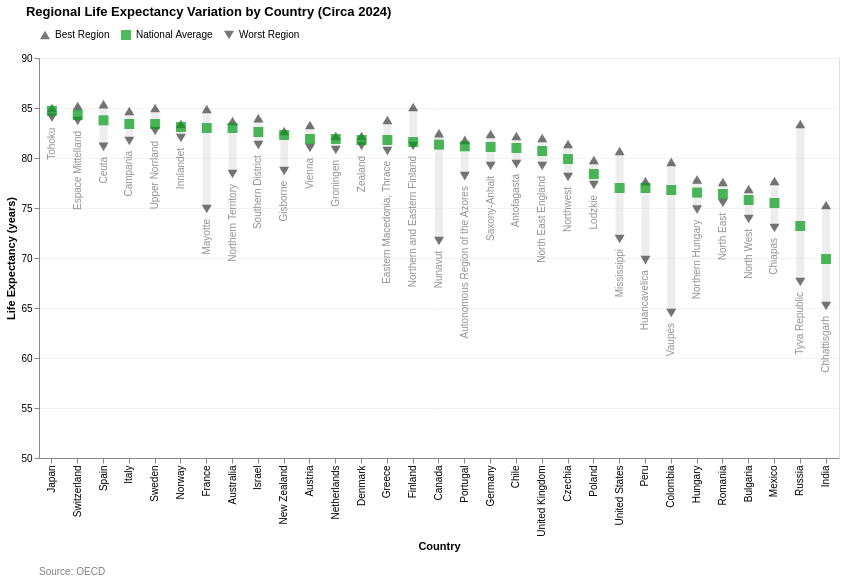

Notebook code cell kept with this figure:
### Code cell
all_points_data = all_points_data[~all_points_data['Country'].isin(['China (People’s Republic of)', 'Türkiye'])].copy()

all_points_data['WorstRegionName'] = all_points_data.apply(
    lambda row: row['Region name'] if row['Type'] == 'Worst Region' else None,
    axis=1
)
all_points_data['WorstRegionName'] = all_points_data['WorstRegionName'].astype(str)
country_order = national_data.sort_values('OBS_VALUE', ascending=False)['Reference area'].tolist()
chart_life_ine = create_regional_variation_chart_no_norm(
    all_points_data, 
    country_order, 
    average_color=PRESETS['health-life-expectancy']['color'], 
    chart_title="Regional Life Expectancy Variation by Country (Circa 2024)", 
    scale_domain=[50,90],
    y_title="Life Expectancy (years)")
chart_life_ine

### Figure 1 — Vega-Lite specification as saved in the notebook (floating-point values rounded to 4 significant figures)
{"config": {"view": {"continuousWidth": 300, "continuousHeight": 300}}, "vconcat": [{"layer": [{"data": {"name": "data-2715486e319685206d49b8ce7688c80a"}, "mark": {"type": "rule", "opacity": 0.4, "stroke": "lightgray", "strokeWidth": 8}, "encoding": {"tooltip": [{"field": "Country", "title": "Country", "type": "nominal"}, {"aggregate": "min", "field": "Value", "title": "Worst Region Deviation", "type": "quantitative"}, {"aggregate": "max", "field": "Value", "title": "Best Region Deviation", "type": "quantitative"}], "x": {"axis": {"gridColor": "#f3f1f1e1"}, "field": "Country", "sort": ["Japan", "Switzerland", "Spain", "Italy", "Sweden", "Norway", "France", "Australia", "Israel", "New Zealand", "Austria", "Netherlands", "Denmark", "Greece", "Finland", "Canada", "Portugal", "Germany", "Chile", "United Kingdom", "Czechia", "Poland", "Türkiye", "United States", "Peru", "Colombia", "Hungary", "Romania", "Bulgaria", "Mexico", "Russia", "India"], "title": "Country", "type": "nominal"}, "y": {"aggregate": "min", "axis": {"gridColor": "#f3f1f1e1"}, "field": "Value", "scale": {"domain": [50, 90]}, "type": "quantitative"}, "y2": {"aggregate": "max", "field": "Value"}}}, {"layer": [{"data": {"name": "data-bbbce42df3d0e92f1e3f46fed205ea36"}, "mark": {"type": "point", "filled": true, "size": 100}, "encoding": {"color": {"field": "Type", "legend": {"orient": "top"}, "scale": {"domain": ["Best Region", "National Average", "Worst Region"], "range": ["#3C3F3C", "#059C19", "#3C3F3C"]}, "title": "", "type": "nominal"}, "shape": {"field": "Type", "legend": {"orient": "top"}, "scale": {"domain": ["Best Region", "National Average", "Worst Region"], "range": ["triangle-up", "square", "triangle-down"]}, "title": "", "type": "nominal"}, "tooltip": [{"field": "Country", "type": "nominal"}, {"field": "Type", "type": "nominal"}, {"field": "Value", "type": "quantitative"}, {"field": "WorstRegionName", "title": "Worst Region Name", "type": "nominal"}], "x": {"axis": {"gridColor": "#f3f1f1e1"}, "field": "Country", "sort": ["Japan", "Switzerland", "Spain", "Italy", "Sweden", "Norway", "France", "Australia", "Israel", "New Zealand", "Austria", "Netherlands", "Denmark", "Greece", "Finland", "Canada", "Portugal", "Germany", "Chile", "United Kingdom", "Czechia", "Poland", "Türkiye", "United States", "Peru", "Colombia", "Hungary", "Romania", "Bulgaria", "Mexico", "Russia", "India"], "title": "Country", "type": "nominal"}, "y": {"field": "Value", "scale": {"domain": [50, 90]}, "title": "Life Expectancy (years)", "type": "quantitative"}}}, {"data": {"name": "data-5ad1c8614520bd64d9be8d42dc06eccf"}, "mark": {"type": "text", "align": "right", "angle": 270, "color": "#3C3F3C91", "dx": -10, "dy": 0, "fontSize": 10}, "encoding": {"text": {"field": "WorstRegionName", "type": "nominal"}, "x": {"field": "Country", "sort": ["Japan", "Switzerland", "Spain", "Italy", "Sweden", "Norway", "France", "Australia", "Israel", "New Zealand", "Austria", "Netherlands", "Denmark", "Greece", "Finland", "Canada", "Portugal", "Germany", "Chile", "United Kingdom", "Czechia", "Poland", "Türkiye", "United States", "Peru", "Colombia", "Hungary", "Romania", "Bulgaria", "Mexico", "Russia", "India"], "type": "nominal"}, "y": {"field": "Value", "type": "quantitative"}}}]}], "height": 400, "resolve": {"legend": {"color": "independent", "shape": "independent"}}, "title": {"text": "Regional Life Expectancy Variation by Country (Circa 2024)", "anchor": "start", "dx": 20, "offset": 10}, "width": 800}, {"data": {"name": "data-9de9b8125eee1bea1cb32d6ced1e9279"}, "mark": {"type": "text", "align": "left", "color": "gray", "dx": -400, "fontSize": 10}, "encoding": {"text": {"field": "source", "type": "nominal"}}, "height": 20, "width": 800}], "resolve": {"scale": {"color": "independent", "shape": "independent"}}, "spacing": 10, "$schema": "https://vega.github.io/schema/vega-lite/v5.20.1.json", "datasets": {"data-2715486e319685206d49b8ce7688c80a": [{"Country": "Australia", "Value": 78.4, "Region name": "Northern Territory", "Type": "Worst Region", "Reference area": NaN, "WorstRegionName": "Northern Territory"}, {"Country": "Austria", "Value": 81.0, "Region name": "Vienna", "Type": "Worst Region", "Reference area": NaN, "WorstRegionName": "Vienna"}, {"Country": "Bulgaria", "Value": 73.9, "Region name": "North West", "Type": "Worst Region", "Reference area": NaN, "WorstRegionName": "North West"}, {"Country": "Canada", "Value": 71.7, "Region name": "Nunavut", "Type": "Worst Region", "Reference area": NaN, "WorstRegionName": "Nunavut"}, {"Country": "Switzerland", "Value": 83.7, "Region name": "Espace Mittelland", "Type": "Worst Region", "Reference area": NaN, "WorstRegionName": "Espace Mittelland"}, {"Country": "Chile", "Value": 79.4, "Region name": "Antofagasta", "Type": "Worst Region", "Reference area": NaN, "WorstRegionName": "Antofagasta"}, {"Country": "Colombia", "Value": 64.5, "Region name": "Vaupés", "Type": "Worst Region", "Reference area": NaN, "WorstRegionName": "Vaupés"}, {"Country": "Czechia", "Value": 78.1, "Region name": "Northwest", "Type": "Worst Region", "Reference area": NaN, "WorstRegionName": "Northwest"}, {"Country": "Germany", "Value": 79.2, "Region name": "Saxony-Anhalt", "Type": "Worst Region", "Reference area": NaN, "WorstRegionName": "Saxony-Anhalt"}, {"Country": "Denmark", "Value": 81.2, "Region name": "Zealand", "Type": "Worst Region", "Reference area": NaN, "WorstRegionName": "Zealand"}, {"Country": "Spain", "Value": 81.11, "Region name": "Ceuta", "Type": "Worst Region", "Reference area": NaN, "WorstRegionName": "Ceuta"}, {"Country": "Finland", "Value": 81.2, "Region name": "Northern and Eastern Finland", "Type": "Worst Region", "Reference area": NaN, "WorstRegionName": "Northern and Eastern Finland"}, {"Country": "France", "Value": 74.9, "Region name": "Mayotte", "Type": "Worst Region", "Reference area": NaN, "WorstRegionName": "Mayotte"}, {"Country": "United Kingdom", "Value": 79.2, "Region name": "North East England", "Type": "Worst Region", "Reference area": NaN, "WorstRegionName": "North East England"}, {"Country": "Greece", "Value": 80.7, "Region name": "Eastern Macedonia, Thrace", "Type": "Worst Region", "Reference area": NaN, "WorstRegionName": "Eastern Macedonia, Thrace"}, {"Country": "Hungary", "Value": 74.83, "Region name": "Northern Hungary", "Type": "Worst Region", "Reference area": NaN, "WorstRegionName": "Northern Hungary"}, {"Country": "India", "Value": 65.2, "Region name": "Chhattisgarh", "Type": "Worst Region", "Reference area": NaN, "WorstRegionName": "Chhattisgarh"}, {"Country": "Israel", "Value": 81.28, "Region name": "Southern District", "Type": "Worst Region", "Reference area": NaN, "WorstRegionName": "Southern District"}, {"Country": "Italy", "Value": 81.7, "Region name": "Campania", "Type": "Worst Region", "Reference area": NaN, "WorstRegionName": "Campania"}, {"Country": "Japan", "Value": 84.04, "Region name": "Tohoku", "Type": "Worst Region", "Reference area": NaN, "WorstRegionName": "Tohoku"}, {"Country": "Mexico", "Value": 73.0, "Region name": "Chiapas", "Type": "Worst Region", "Reference area": NaN, "WorstRegionName": "Chiapas"}, {"Country": "Netherlands", "Value": 80.8, "Region name": "Groningen", "Type": "Worst Region", "Reference area": NaN, "WorstRegionName": "Groningen"}, {"Country": "Norway", "Value": 82.0, "Region name": "Innlandet", "Type": "Worst Region", "Reference area": NaN, "WorstRegionName": "Innlandet"}, {"Country": "New Zealand", "Value": 78.7, "Region name": "Gisborne", "Type": "Worst Region", "Reference area": NaN, "WorstRegionName": "Gisborne"}, {"Country": "Peru", "Value": 69.79, "Region name": "Huancavelica", "Type": "Worst Region", "Reference area": NaN, "WorstRegionName": "Huancavelica"}, {"Country": "Poland", "Value": 77.3, "Region name": "Lodzkie", "Type": "Worst Region", "Reference area": NaN, "WorstRegionName": "Lodzkie"}, {"Country": "Portugal", "Value": 78.19, "Region name": "Autonomous Region of the Azores", "Type": "Worst Region", "Reference area": NaN, "WorstRegionName": "Autonomous Region of the Azores"}, {"Country": "Romania", "Value": 75.5, "Region name": "North East", "Type": "Worst Region", "Reference area": NaN, "WorstRegionName": "North East"}, {"Country": "Russia", "Value": 67.6, "Region name": "Tyva Republic", "Type": "Worst Region", "Reference area": NaN, "WorstRegionName": "Tyva Republic"}, {"Country": "Sweden", "Value": 82.7, "Region name": "Upper Norrland", "Type": "Worst Region", "Reference area": NaN, "WorstRegionName": "Upper Norrland"}, {"Country": "United States", "Value": 71.9, "Region name": "Mississippi", "Type": "Worst Region", "Reference area": NaN, "WorstRegionName": "Mississippi"}, {"Country": "Australia", "Value": 83.7, "Region name": "Australian Capital Territory", "Type": "Best Region", "Reference area": NaN, "WorstRegionName": "None"}, {"Country": "Austria", "Value": 83.3, "Region name": "Tyrol", "Type": "Best Region", "Reference area": NaN, "WorstRegionName": "None"}, {"Country": "Bulgaria", "Value": 76.9, "Region name": "South West", "Type": "Best Region", "Reference area": NaN, "WorstRegionName": "None"}, {"Country": "Canada", "Value": 82.48, "Region name": "Quebec", "Type": "Best Region", "Reference area": NaN, "WorstRegionName": "None"}, {"Country": "Switzerland", "Value": 85.2, "Region name": "Ticino", "Type": "Best Region", "Reference area": NaN, "WorstRegionName": "None"}, {"Country": "Chile", "Value": 82.2, "Region name": "Coquimbo", "Type": "Best Region", "Reference area": NaN, "WorstRegionName": "None"}, {"Country": "Colombia", "Value": 79.61, "Region name": "Bogotá Capital District", "Type": "Best Region", "Reference area": NaN, "WorstRegionName": "None"}, {"Country": "Czechia", "Value": 81.4, "Region name": "Prague", "Type": "Best Region", "Reference area": NaN, "WorstRegionName": "None"}, {"Country": "Germany", "Value": 82.4, "Region name": "Baden-Württemberg", "Type": "Best Region", "Reference area": NaN, "WorstRegionName": "None"}, {"Country": "Denmark", "Value": 82.2, "Region name": "Central Denmark", "Type": "Best Region", "Reference area": NaN, "WorstRegionName": "None"}, {"Country": "Spain", "Value": 85.39, "Region name": "Madrid", "Type": "Best Region", "Reference area": NaN, "WorstRegionName": "None"}, {"Country": "Finland", "Value": 85.1, "Region name": "Åland", "Type": "Best Region", "Reference area": NaN, "WorstRegionName": "None"}, {"Country": "France", "Value": 84.9, "Region name": "Île-de-France", "Type": "Best Region", "Reference area": NaN, "WorstRegionName": "None"}, {"Country": "United Kingdom", "Value": 82.0, "Region name": "South East England", "Type": "Best Region", "Reference area": NaN, "WorstRegionName": "None"}, {"Country": "Greece", "Value": 83.8, "Region name": "North Aegean", "Type": "Best Region", "Reference area": NaN, "WorstRegionName": "None"}, {"Country": "Hungary", "Value": 77.87, "Region name": "Budapest", "Type": "Best Region", "Reference area": NaN, "WorstRegionName": "None"}, {"Country": "India", "Value": 75.3, "Region name": "National Capital Territory of Delhi", "Type": "Best Region", "Reference area": NaN, "WorstRegionName": "None"}, {"Country": "Israel", "Value": 83.99, "Region name": "Central District", "Type": "Best Region", "Reference area": NaN, "WorstRegionName": "None"}, {"Country": "Italy", "Value": 84.7, "Region name": "Autonomous prov. Trento", "Type": "Best Region", "Reference area": NaN, "WorstRegionName": "None"}, {"Country": "Japan", "Value": 85.0, "Region name": "Chugoku", "Type": "Best Region", "Reference area": NaN, "WorstRegionName": "None"}, {"Country": "Mexico", "Value": 77.7, "Region name": "Nuevo Leon", "Type": "Best Region", "Reference area": NaN, "WorstRegionName": "None"}, {"Country": "Netherlands", "Value": 82.2, "Region name": "Zeeland", "Type": "Best Region", "Reference area": NaN, "WorstRegionName": "None"}, {"Country": "Norway", "Value": 83.4, "Region name": "Oslo and Viken", "Type": "Best Region", "Reference area": NaN, "WorstRegionName": "None"}, {"Country": "New Zealand", "Value": 82.7, "Region name": "Auckland", "Type": "Best Region", "Reference area": NaN, "WorstRegionName": "None"}, {"Country": "Peru", "Value": 77.68, "Region name": "Prov. const. del Callao", "Type": "Best Region", "Reference area": NaN, "WorstRegionName": "None"}, {"Country": "Poland", "Value": 79.8, "Region name": "Podkarpacia", "Type": "Best Region", "Reference area": NaN, "WorstRegionName": "None"}, {"Country": "Portugal", "Value": 81.82, "Region name": "North", "Type": "Best Region", "Reference area": NaN, "WorstRegionName": "None"}, {"Country": "Romania", "Value": 77.6, "Region name": "Bucharest - Ilfov", "Type": "Best Region", "Reference area": NaN, "WorstRegionName": "None"}, {"Country": "Russia", "Value": 83.4, "Region name": "Republic of Ingushetia", "Type": "Best Region", "Reference area": NaN, "WorstRegionName": "None"}, {"Country": "Sweden", "Value": 85.0, "Region name": "Stockholm", "Type": "Best Region", "Reference area": NaN, "WorstRegionName": "None"}, {"Country": "United States", "Value": 80.7, "Region name": "Hawaii", "Type": "Best Region", "Reference area": NaN, "WorstRegionName": "None"}], "data-bbbce42df3d0e92f1e3f46fed205ea36": [{"Country": "Australia", "Value": 78.4, "Region name": "Northern Territory", "Type": "Worst Region", "Reference area": null, "WorstRegionName": "Northern Territory"}, {"Country": "Austria", "Value": 81.0, "Region name": "Vienna", "Type": "Worst Region", "Reference area": null, "WorstRegionName": "Vienna"}, {"Country": "Bulgaria", "Value": 73.9, "Region name": "North West", "Type": "Worst Region", "Reference area": null, "WorstRegionName": "North West"}, {"Country": "Canada", "Value": 71.7, "Region name": "Nunavut", "Type": "Worst Region", "Reference area": null, "WorstRegionName": "Nunavut"}, {"Country": "Switzerland", "Value": 83.7, "Region name": "Espace Mittelland", "Type": "Worst Region", "Reference area": null, "WorstRegionName": "Espace Mittelland"}, {"Country": "Chile", "Value": 79.4, "Region name": "Antofagasta", "Type": "Worst Region", "Reference area": null, "WorstRegionName": "Antofagasta"}, {"Country": "Colombia", "Value": 64.5, "Region name": "Vaupés", "Type": "Worst Region", "Reference area": null, "WorstRegionName": "Vaupés"}, {"Country": "Czechia", "Value": 78.1, "Region name": "Northwest", "Type": "Worst Region", "Reference area": null, "WorstRegionName": "Northwest"}, {"Country": "Germany", "Value": 79.2, "Region name": "Saxony-Anhalt", "Type": "Worst Region", "Reference area": null, "WorstRegionName": "Saxony-Anhalt"}, {"Country": "Denmark", "Value": 81.2, "Region name": "Zealand", "Type": "Worst Region", "Reference area": null, "WorstRegionName": "Zealand"}, {"Country": "Spain", "Value": 81.11, "Region name": "Ceuta", "Type": "Worst Region", "Reference area": null, "WorstRegionName": "Ceuta"}, {"Country": "Finland", "Value": 81.2, "Region name": "Northern and Eastern Finland", "Type": "Worst Region", "Reference area": null, "WorstRegionName": "Northern and Eastern Finland"}, {"Country": "France", "Value": 74.9, "Region name": "Mayotte", "Type": "Worst Region", "Reference area": null, "WorstRegionName": "Mayotte"}, {"Country": "United Kingdom", "Value": 79.2, "Region name": "North East England", "Type": "Worst Region", "Reference area": null, "WorstRegionName": "North East England"}, {"Country": "Greece", "Value": 80.7, "Region name": "Eastern Macedonia, Thrace", "Type": "Worst Region", "Reference area": null, "WorstRegionName": "Eastern Macedonia, Thrace"}, {"Country": "Hungary", "Value": 74.83, "Region name": "Northern Hungary", "Type": "Worst Region", "Reference area": null, "WorstRegionName": "Northern Hungary"}, {"Country": "India", "Value": 65.2, "Region name": "Chhattisgarh", "Type": "Worst Region", "Reference area": null, "WorstRegionName": "Chhattisgarh"}, {"Country": "Israel", "Value": 81.28, "Region name": "Southern District", "Type": "Worst Region", "Reference area": null, "WorstRegionName": "Southern District"}, {"Country": "Italy", "Value": 81.7, "Region name": "Campania", "Type": "Worst Region", "Reference area": null, "WorstRegionName": "Campania"}, {"Country": "Japan", "Value": 84.04, "Region name": "Tohoku", "Type": "Worst Region", "Reference area": null, "WorstRegionName": "Tohoku"}, {"Country": "Mexico", "Value": 73.0, "Region name": "Chiapas", "Type": "Worst Region", "Reference area": null, "WorstRegionName": "Chiapas"}, {"Country": "Netherlands", "Value": 80.8, "Region name": "Groningen", "Type": "Worst Region", "Reference area": null, "WorstRegionName": "Groningen"}, {"Country": "Norway", "Value": 82.0, "Region name": "Innlandet", "Type": "Worst Region", "Reference area": null, "WorstRegionName": "Innlandet"}, {"Country": "New Zealand", "Value": 78.7, "Region name": "Gisborne", "Type": "Worst Region", "Reference area": null, "WorstRegionName": "Gisborne"}, {"Country": "Peru", "Value": 69.79, "Region name": "Huancavelica", "Type": "Worst Region", "Reference area": null, "WorstRegionName": "Huancavelica"}, {"Country": "Poland", "Value": 77.3, "Region name": "Lodzkie", "Type": "Worst Region", "Reference area": null, "WorstRegionName": "Lodzkie"}, {"Country": "Portugal", "Value": 78.19, "Region name": "Autonomous Region of the Azores", "Type": "Worst Region", "Reference area": null, "WorstRegionName": "Autonomous Region of the Azores"}, {"Country": "Romania", "Value": 75.5, "Region name": "North East", "Type": "Worst Region", "Reference area": null, "WorstRegionName": "North East"}, {"Country": "Russia", "Value": 67.6, "Region name": "Tyva Republic", "Type": "Worst Region", "Reference area": null, "WorstRegionName": "Tyva Republic"}, {"Country": "Sweden", "Value": 82.7, "Region name": "Upper Norrland", "Type": "Worst Region", "Reference area": null, "WorstRegionName": "Upper Norrland"}, {"Country": "United States", "Value": 71.9, "Region name": "Mississippi", "Type": "Worst Region", "Reference area": null, "WorstRegionName": "Mississippi"}, {"Country": "Australia", "Value": 83.7, "Region name": "Australian Capital Territory", "Type": "Best Region", "Reference area": null, "WorstRegionName": "None"}, {"Country": "Austria", "Value": 83.3, "Region name": "Tyrol", "Type": "Best Region", "Reference area": null, "WorstRegionName": "None"}, {"Country": "Bulgaria", "Value": 76.9, "Region name": "South West", "Type": "Best Region", "Reference area": null, "WorstRegionName": "None"}, {"Country": "Canada", "Value": 82.48, "Region name": "Quebec", "Type": "Best Region", "Reference area": null, "WorstRegionName": "None"}, {"Country": "Switzerland", "Value": 85.2, "Region name": "Ticino", "Type": "Best Region", "Reference area": null, "WorstRegionName": "None"}, {"Country": "Chile", "Value": 82.2, "Region name": "Coquimbo", "Type": "Best Region", "Reference area": null, "WorstRegionName": "None"}, {"Country": "Colombia", "Value": 79.61, "Region name": "Bogotá Capital District", "Type": "Best Region", "Reference area": null, "WorstRegionName": "None"}, {"Country": "Czechia", "Value": 81.4, "Region name": "Prague", "Type": "Best Region", "Reference area": null, "WorstRegionName": "None"}, {"Country": "Germany", "Value": 82.4, "Region name": "Baden-Württemberg", "Type": "Best Region", "Reference area": null, "WorstRegionName": "None"}, {"Country": "Denmark", "Value": 82.2, "Region name": "Central Denmark", "Type": "Best Region", "Reference area": null, "WorstRegionName": "None"}, {"Country": "Spain", "Value": 85.39, "Region name": "Madrid", "Type": "Best Region", "Reference area": null, "WorstRegionName": "None"}, {"Country": "Finland", "Value": 85.1, "Region name": "Åland", "Type": "Best Region", "Reference area": null, "WorstRegionName": "None"}, {"Country": "France", "Value": 84.9, "Region name": "Île-de-France", "Type": "Best Region", "Reference area": null, "WorstRegionName": "None"}, {"Country": "United Kingdom", "Value": 82.0, "Region name": "South East England", "Type": "Best Region", "Reference area": null, "WorstRegionName": "None"}, {"Country": "Greece", "Value": 83.8, "Region name": "North Aegean", "Type": "Best Region", "Reference area": null, "WorstRegionName": "None"}, {"Country": "Hungary", "Value": 77.87, "Region name": "Budapest", "Type": "Best Region", "Reference area": null, "WorstRegionName": "None"}, {"Country": "India", "Value": 75.3, "Region name": "National Capital Territory of Delhi", "Type": "Best Region", "Reference area": null, "WorstRegionName": "None"}, {"Country": "Israel", "Value": 83.99, "Region name": "Central District", "Type": "Best Region", "Reference area": null, "WorstRegionName": "None"}, {"Country": "Italy", "Value": 84.7, "Region name": "Autonomous prov. Trento", "Type": "Best Region", "Reference area": null, "WorstRegionName": "None"}, {"Country": "Japan", "Value": 85.0, "Region name": "Chugoku", "Type": "Best Region", "Reference area": null, "WorstRegionName": "None"}, {"Country": "Mexico", "Value": 77.7, "Region name": "Nuevo Leon", "Type": "Best Region", "Reference area": null, "WorstRegionName": "None"}, {"Country": "Netherlands", "Value": 82.2, "Region name": "Zeeland", "Type": "Best Region", "Reference area": null, "WorstRegionName": "None"}, {"Country": "Norway", "Value": 83.4, "Region name": "Oslo and Viken", "Type": "Best Region", "Reference area": null, "WorstRegionName": "None"}, {"Country": "New Zealand", "Value": 82.7, "Region name": "Auckland", "Type": "Best Region", "Reference area": null, "WorstRegionName": "None"}, {"Country": "Peru", "Value": 77.68, "Region name": "Prov. const. del Callao", "Type": "Best Region", "Reference area": null, "WorstRegionName": "None"}, {"Country": "Poland", "Value": 79.8, "Region name": "Podkarpacia", "Type": "Best Region", "Reference area": null, "WorstRegionName": "None"}, {"Country": "Portugal", "Value": 81.82, "Region name": "North", "Type": "Best Region", "Reference area": null, "WorstRegionName": "None"}, {"Country": "Romania", "Value": 77.6, "Region name": "Bucharest - Ilfov", "Type": "Best Region", "Reference area": null, "WorstRegionName": "None"}, {"Country": "Russia", "Value": 83.4, "Region name": "Republic of Ingushetia", "Type": "Best Region", "Reference area": null, "WorstRegionName": "None"}, {"Country": "Sweden", "Value": 85.0, "Region name": "Stockholm", "Type": "Best Region", "Reference area": null, "WorstRegionName": "None"}, {"Country": "United States", "Value": 80.7, "Region name": "Hawaii", "Type": "Best Region", "Reference area": null, "WorstRegionName": "None"}, {"Country": "Australia", "Value": 83.0, "Region name": null, "Type": "National Average", "Reference area": "Australia", "WorstRegionName": "None"}, {"Country": "Austria", "Value": 81.9, "Region name": null, "Type": "National Average", "Reference area": "Austria", "WorstRegionName": "None"}, {"Country": "Bulgaria", "Value": 75.8, "Region name": null, "Type": "National Average", "Reference area": "Bulgaria", "WorstRegionName": "None"}, {"Country": "Canada", "Value": 81.34, "Region name": null, "Type": "National Average", "Reference area": "Canada", "WorstRegionName": "None"}, {"Country": "Switzerland", "Value": 84.3, "Region name": null, "Type": "National Average", "Reference area": "Switzerland", "WorstRegionName": "None"}, {"Country": "Chile", "Value": 81.0, "Region name": null, "Type": "National Average", "Reference area": "Chile", "WorstRegionName": "None"}, {"Country": "Colombia", "Value": 76.8, "Region name": null, "Type": "National Average", "Reference area": "Colombia", "WorstRegionName": "None"}, {"Country": "Czechia", "Value": 79.9, "Region name": null, "Type": "National Average", "Reference area": "Czechia", "WorstRegionName": "None"}, {"Country": "Germany", "Value": 81.1, "Region name": null, "Type": "National Average", "Reference area": "Germany", "WorstRegionName": "None"}, {"Country": "Denmark", "Value": 81.8, "Region name": null, "Type": "National Average", "Reference area": "Denmark", "WorstRegionName": "None"}, {"Country": "Spain", "Value": 83.77, "Region name": null, "Type": "National Average", "Reference area": "Spain", "WorstRegionName": "None"}, {"Country": "Finland", "Value": 81.6, "Region name": null, "Type": "National Average", "Reference area": "Finland", "WorstRegionName": "None"}, {"Country": "France", "Value": 83.0, "Region name": null, "Type": "National Average", "Reference area": "France", "WorstRegionName": "None"}, {"Country": "United Kingdom", "Value": 80.7, "Region name": null, "Type": "National Average", "Reference area": "United Kingdom", "WorstRegionName": "None"}, {"Country": "Greece", "Value": 81.8, "Region name": null, "Type": "National Average", "Reference area": "Greece", "WorstRegionName": "None"}, {"Country": "Hungary", "Value": 76.54, "Region name": null, "Type": "National Average", "Reference area": "Hungary", "WorstRegionName": "None"}, {"Country": "India", "Value": 69.9, "Region name": null, "Type": "National Average", "Reference area": "India", "WorstRegionName": "None"}, {"Country": "Israel", "Value": 82.6, "Region name": null, "Type": "National Average", "Reference area": "Israel", "WorstRegionName": "None"}, {"Country": "Italy", "Value": 83.4, "Region name": null, "Type": "National Average", "Reference area": "Italy", "WorstRegionName": "None"}, {"Country": "Japan", "Value": 84.72, "Region name": null, "Type": "National Average", "Reference area": "Japan", "WorstRegionName": "None"}, {"Country": "Mexico", "Value": 75.5, "Region name": null, "Type": "National Average", "Reference area": "Mexico", "WorstRegionName": "None"}, {"Country": "Netherlands", "Value": 81.9, "Region name": null, "Type": "National Average", "Reference area": "Netherlands", "WorstRegionName": "None"}, {"Country": "Norway", "Value": 83.1, "Region name": null, "Type": "National Average", "Reference area": "Norway", "WorstRegionName": "None"}, {"Country": "New Zealand", "Value": 82.3, "Region name": null, "Type": "National Average", "Reference area": "New Zealand", "WorstRegionName": "None"}, {"Country": "Peru", "Value": 77.0, "Region name": null, "Type": "National Average", "Reference area": "Peru", "WorstRegionName": "None"}, {"Country": "Poland", "Value": 78.4, "Region name": null, "Type": "National Average", "Reference area": "Poland", "WorstRegionName": "None"}, {"Country": "Portugal", "Value": 81.17, "Region name": null, "Type": "National Average", "Reference area": "Portugal", "WorstRegionName": "None"}, {"Country": "Romania", "Value": 76.4, "Region name": null, "Type": "National Average", "Reference area": "Romania", "WorstRegionName": "None"}, {"Country": "Russia", "Value": 73.2, "Region name": null, "Type": "National Average", "Reference area": "Russia", "WorstRegionName": "None"}, {"Country": "Sweden", "Value": 83.4, "Region name": null, "Type": "National Average", "Reference area": "Sweden", "WorstRegionName": "None"}, {"Country": "United States", "Value": 77.0, "Region name": null, "Type": "National Average", "Reference area": "United States", "WorstRegionName": "None"}], "data-5ad1c8614520bd64d9be8d42dc06eccf": [{"Country": "Australia", "Value": 78.4, "Region name": "Northern Territory", "Type": "Worst Region", "Reference area": NaN, "WorstRegionName": "Northern Territory"}, {"Country": "Austria", "Value": 81.0, "Region name": "Vienna", "Type": "Worst Region", "Reference area": NaN, "WorstRegionName": "Vienna"}, {"Country": "Bulgaria", "Value": 73.9, "Region name": "North West", "Type": "Worst Region", "Reference area": NaN, "WorstRegionName": "North West"}, {"Country": "Canada", "Value": 71.7, "Region name": "Nunavut", "Type": "Worst Region", "Reference area": NaN, "WorstRegionName": "Nunavut"}, {"Country": "Switzerland", "Value": 83.7, "Region name": "Espace Mittelland", "Type": "Worst Region", "Reference area": NaN, "WorstRegionName": "Espace Mittelland"}, {"Country": "Chile", "Value": 79.4, "Region name": "Antofagasta", "Type": "Worst Region", "Reference area": NaN, "WorstRegionName": "Antofagasta"}, {"Country": "Colombia", "Value": 64.5, "Region name": "Vaupés", "Type": "Worst Region", "Reference area": NaN, "WorstRegionName": "Vaupés"}, {"Country": "Czechia", "Value": 78.1, "Region name": "Northwest", "Type": "Worst Region", "Reference area": NaN, "WorstRegionName": "Northwest"}, {"Country": "Germany", "Value": 79.2, "Region name": "Saxony-Anhalt", "Type": "Worst Region", "Reference area": NaN, "WorstRegionName": "Saxony-Anhalt"}, {"Country": "Denmark", "Value": 81.2, "Region name": "Zealand", "Type": "Worst Region", "Reference area": NaN, "WorstRegionName": "Zealand"}, {"Country": "Spain", "Value": 81.11, "Region name": "Ceuta", "Type": "Worst Region", "Reference area": NaN, "WorstRegionName": "Ceuta"}, {"Country": "Finland", "Value": 81.2, "Region name": "Northern and Eastern Finland", "Type": "Worst Region", "Reference area": NaN, "WorstRegionName": "Northern and Eastern Finland"}, {"Country": "France", "Value": 74.9, "Region name": "Mayotte", "Type": "Worst Region", "Reference area": NaN, "WorstRegionName": "Mayotte"}, {"Country": "United Kingdom", "Value": 79.2, "Region name": "North East England", "Type": "Worst Region", "Reference area": NaN, "WorstRegionName": "North East England"}, {"Country": "Greece", "Value": 80.7, "Region name": "Eastern Macedonia, Thrace", "Type": "Worst Region", "Reference area": NaN, "WorstRegionName": "Eastern Macedonia, Thrace"}, {"Country": "Hungary", "Value": 74.83, "Region name": "Northern Hungary", "Type": "Worst Region", "Reference area": NaN, "WorstRegionName": "Northern Hungary"}, {"Country": "India", "Value": 65.2, "Region name": "Chhattisgarh", "Type": "Worst Region", "Reference area": NaN, "WorstRegionName": "Chhattisgarh"}, {"Country": "Israel", "Value": 81.28, "Region name": "Southern District", "Type": "Worst Region", "Reference area": NaN, "WorstRegionName": "Southern District"}, {"Country": "Italy", "Value": 81.7, "Region name": "Campania", "Type": "Worst Region", "Reference area": NaN, "WorstRegionName": "Campania"}, {"Country": "Japan", "Value": 84.04, "Region name": "Tohoku", "Type": "Worst Region", "Reference area": NaN, "WorstRegionName": "Tohoku"}, {"Country": "Mexico", "Value": 73.0, "Region name": "Chiapas", "Type": "Worst Region", "Reference area": NaN, "WorstRegionName": "Chiapas"}, {"Country": "Netherlands", "Value": 80.8, "Region name": "Groningen", "Type": "Worst Region", "Reference area": NaN, "WorstRegionName": "Groningen"}, {"Country": "Norway", "Value": 82.0, "Region name": "Innlandet", "Type": "Worst Region", "Reference area": NaN, "WorstRegionName": "Innlandet"}, {"Country": "New Zealand", "Value": 78.7, "Region name": "Gisborne", "Type": "Worst Region", "Reference area": NaN, "WorstRegionName": "Gisborne"}, {"Country": "Peru", "Value": 69.79, "Region name": "Huancavelica", "Type": "Worst Region", "Reference area": NaN, "WorstRegionName": "Huancavelica"}, {"Country": "Poland", "Value": 77.3, "Region name": "Lodzkie", "Type": "Worst Region", "Reference area": NaN, "WorstRegionName": "Lodzkie"}, {"Country": "Portugal", "Value": 78.19, "Region name": "Autonomous Region of the Azores", "Type": "Worst Region", "Reference area": NaN, "WorstRegionName": "Autonomous Region of the Azores"}, {"Country": "Romania", "Value": 75.5, "Region name": "North East", "Type": "Worst Region", "Reference area": NaN, "WorstRegionName": "North East"}, {"Country": "Russia", "Value": 67.6, "Region name": "Tyva Republic", "Type": "Worst Region", "Reference area": NaN, "WorstRegionName": "Tyva Republic"}, {"Country": "Sweden", "Value": 82.7, "Region name": "Upper Norrland", "Type": "Worst Region", "Reference area": NaN, "WorstRegionName": "Upper Norrland"}, {"Country": "United States", "Value": 71.9, "Region name": "Mississippi", "Type": "Worst Region", "Reference area": NaN, "WorstRegionName": "Mississippi"}], "data-9de9b8125eee1bea1cb32d6ced1e9279": [{"source": "Source: OECD"}]}}
